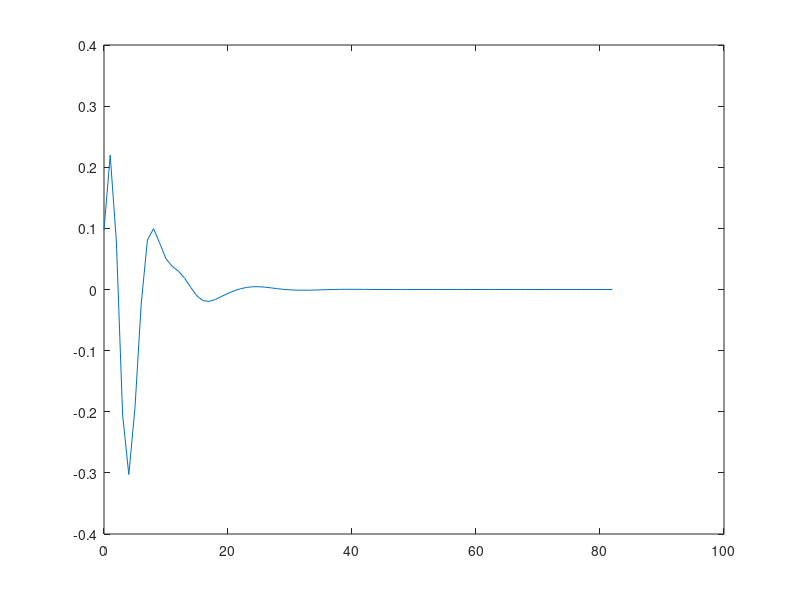

The MATLAB script that drew this image:
%pkg load signal
z1 = -1;
z2 = 1;
A = 0.0976;

p1 = [1 -z1];
p2 = [1 -z2];

b = A * conv( conv( p1, p1 ) , conv(p2, p2) );

y1 = 0.3575 + 0.5889i;
y2 = conj(y1);
y3 = 0.7686 + 0.3338i;
y4 = conj(y3);

q1 = [1 -y1];
q2 = [1 -y2];
q3 = [1 -y3];
q4 = [1 -y4];

a = conv( conv( q1, q2 ) , conv( q3, q4 ) );
[r, p, k] = residuez(b, a)

zplane(roots(b), roots(a));
%print('fig1.eps', '-color');

[h, w] = freqz(b, a, 10000);
plot(w,20*log10(abs(h)));
xlabel('Frequency')
ylabel('Magnitude (dB)')
%print('fig2-1.eps', '-color');

plot(w,180*arg(h)/pi);
xlabel('Frequency')
ylabel('Magnitude (dB)')
%print('fig2-2.eps', '-color');

[sos, g] = zp2sos(roots(b), roots(a))
b1 = sos(1, 1:3);
a1 = sos(1, 4:6);
b2 = sos(2, 1:3);
a2 = sos(2, 4:6);

[h, w] = freqz(b1, a1, 10000);
plot(w,20*log10(abs(h)));
xlabel('Frequency')
ylabel('Magnitude (dB)')
%print('fig3.eps', '-color');

[h, w] = freqz(b2, a2, 10000);
plot(w,20*log10(abs(h)));
xlabel('Frequency')
ylabel('Magnitude (dB)')
%print('fig4.eps', '-color');

[y, t] = impz(b, a);
plot(t, y);
%print('fig5.eps', '-color');


